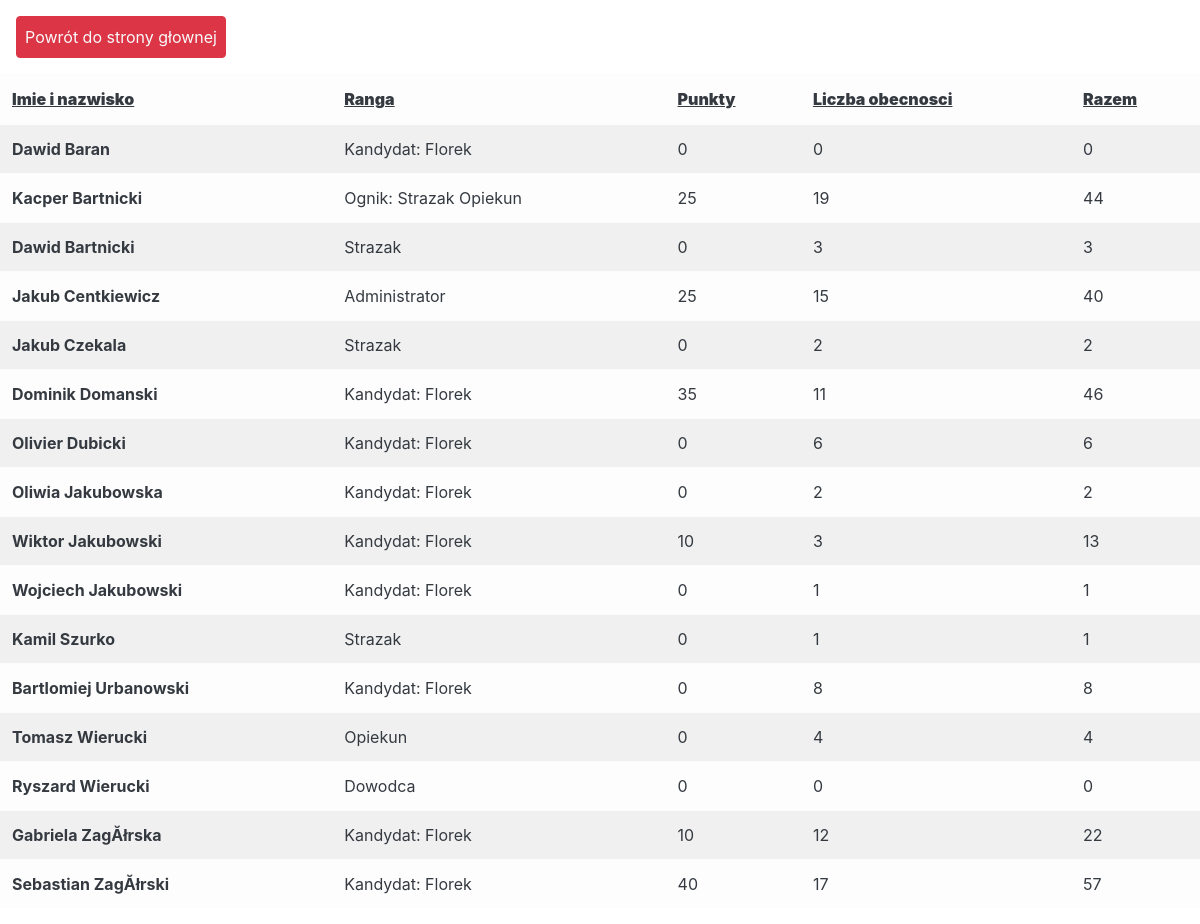
Screenshot of /mdp/lista-statystyki.php (signed in) with the database file from the repository.
### tables this page shows
CREATE TABLE `osoby` (
  `id` int(255) NOT NULL,
  `login` varchar(255) NOT NULL,
  `haslo` varchar(255) NOT NULL,
  `email` varchar(255) NOT NULL,
  `imie` varchar(255) NOT NULL,
  `nazwisko` varchar(255) NOT NULL,
  `ranga` varchar(255) NOT NULL,
  `punkty` int(255) NOT NULL,
  `liczba_obecnosci` int(255) NOT NULL,
  `sort` varchar(255) NOT NULL,
  `opis` varchar(1000) NOT NULL,
  `mdp` int(255) NOT NULL,
  `uprawnienia` int(255) NOT NULL,
  `admin` int(255) NOT NULL
);

### mdp/lista-statystyki.php (the view, shortened to what this page needs)
<!DOCTYPE html>
<html lang="pl_PL">
<head>
    <link rel="stylesheet" href="css/reset.css">
    <link rel="stylesheet" href="css/bootstrap.min.css">
    <link rel="stylesheet" href="css/main.css">
</head>
<body>
    <button class="btn btn-danger" style="margin: 2vh; padding: 1vh;"><a href="https://osp-lawy.pl/mdp/" class="text-light">Powrót do strony głownej</a></button>
        <table class="table table-striped table-light text-dark">
                <thead>
                <th scope="col-auto"><b><u>Imie i nazwisko</b></u></th>
                <th scope='col'><b><u>Ranga</b></u></th>
                <th scope='col'><b><u>Punkty</b></u></th>
                <th scope='col'><b><u>Liczba obecnosci</b></u></th>
                <th scope='col'><b><u>Razem</b></u></th>
                    </thead>
                <tbody>
                <?php
                                    include("db_login.php");
                                    $db = mysqli_connect("$servername", "$username", "$password", "$dbname");
                                        $query = "SELECT * FROM osoby ORDER BY nazwisko";
                                        $result = mysqli_query($db, $query);
                                            while ($row = mysqli_fetch_array($result, MYSQLI_ASSOC)) {
                                                echo "<tr><th scope='row'>".$row['imie']." ".$row['nazwisko']."</th>";
                                                echo "<td>".$row['ranga']."</td>";
                                                echo "<td>".$row['punkty']."</td>";
                                                $kto = $row['imie']."_".$row['nazwisko'];
                                                echo "<td>";
                                                $sql = "SELECT * FROM obecnosci WHERE $kto = 'Tak'";
                                                $result1 = mysqli_query($db, $sql);
                                                $ile = mysqli_num_rows($result1);
                                                echo $ile;
                                                echo "</td>";
                                                $punkty = $row['punkty'];
                                                $suma = $punkty + $ile;
                                                echo "<td>".$suma."</td>";
                                                echo "</tr>";
                                            }
                                        ?>
                </tbody>
                </table>
</body>
</html>

### rows the page displays
osoby: imie "Dawid", nazwisko "Baran", ranga "Kandydat: Florek", punkty "0", ile "0"
osoby: imie "Kacper", nazwisko "Bartnicki", ranga "Ognik: Strazak Opiekun", punkty "25", ile "19", punkty "44"
osoby: imie "Dawid", nazwisko "Bartnicki", ranga "Strazak", punkty "0", ile "3", punkty "3"
osoby: imie "Jakub", nazwisko "Centkiewicz", ranga "Administrator", punkty "25", ile "15", punkty "40"
osoby: imie "Jakub", nazwisko "Czekala", ranga "Strazak", punkty "0", ile "2", punkty "2"
osoby: imie "Dominik", nazwisko "Domanski", ranga "Kandydat: Florek", punkty "35", ile "11", punkty "46"
osoby: imie "Olivier", nazwisko "Dubicki", ranga "Kandydat: Florek", punkty "0", ile "6", punkty "6"
osoby: imie "Oliwia", nazwisko "Jakubowska", ranga "Kandydat: Florek", punkty "0", ile "2", punkty "2"
osoby: imie "Wiktor", nazwisko "Jakubowski", ranga "Kandydat: Florek", punkty "10", ile "3", punkty "13"
osoby: imie "Wojciech", nazwisko "Jakubowski", ranga "Kandydat: Florek", punkty "0", ile "1", punkty "1"
osoby: imie "Kamil", nazwisko "Szurko", ranga "Strazak", punkty "0", ile "1", punkty "1"
osoby: imie "Bartlomiej", nazwisko "Urbanowski", ranga "Kandydat: Florek", punkty "0", ile "8", punkty "8"
osoby: imie "Tomasz", nazwisko "Wierucki", ranga "Opiekun", punkty "0", ile "4", punkty "4"
osoby: imie "Ryszard", nazwisko "Wierucki", ranga "Dowodca", punkty "0", ile "0"
osoby: imie "Gabriela", nazwisko "ZagĂłrska", ranga "Kandydat: Florek", punkty "10", ile "12", punkty "22"
osoby: imie "Sebastian", nazwisko "ZagĂłrski", ranga "Kandydat: Florek", punkty "40", ile "17", punkty "57"
